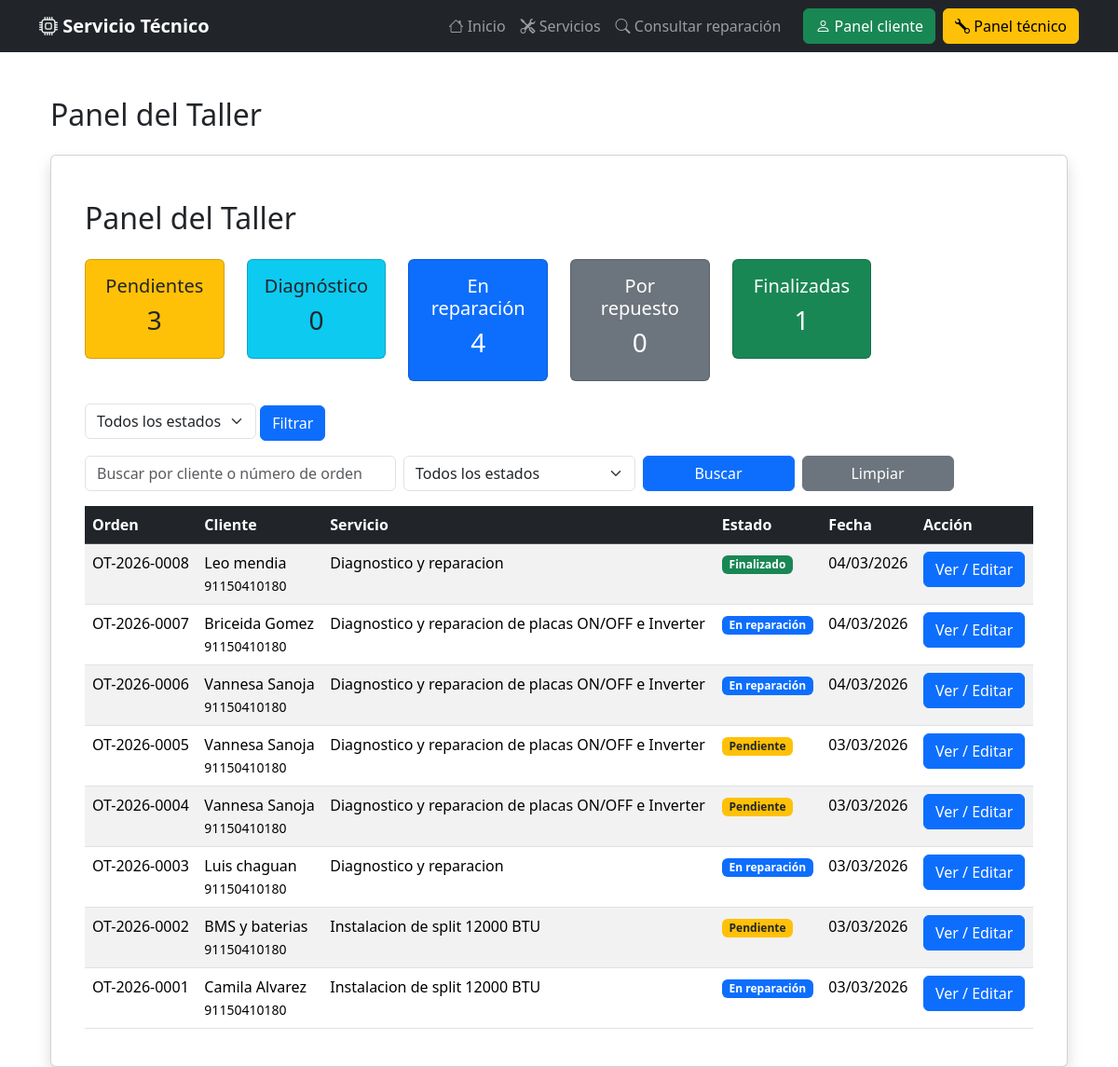
The app's page /panel-taller/ with its own data.
### services/models.py (models this page shows, shortened)
class ContactRequest(models.Model):
    STATUS_CHOICES = [
    ('pendiente', 'Pendiente'),
    ('diagnostico', 'En diagnóstico'),
    ('proceso', 'En reparación'),
    ('espera', 'Esperando repuesto'),
    ('finalizado', 'Finalizado'),
]
    order_number = models.CharField(max_length=20, unique=True, blank=True)
    service = models.ForeignKey(Service, on_delete=models.CASCADE)
    name = models.CharField(max_length=100)
    phone = models.CharField(max_length=50)
    email = models.EmailField()
    service = models.ForeignKey(Service, on_delete=models.CASCADE)
    message = models.TextField()
    image = models.ImageField(upload_to='contact_images/', blank=True, null=True)
    status = models.CharField(
        max_length=20,
        choices=STATUS_CHOICES,
        default='pendiente'
    )
    created_at = models.DateTimeField(auto_now_add=True)
    diagnostic = models.TextField(blank=True, null=True)
    repair_cost = models.DecimalField(max_digits=10, decimal_places=2, blank=True, null=True)

class Service(models.Model):
    category = models.ForeignKey(Category, on_delete=models.CASCADE)
    title = models.CharField(max_length=200)
    description = models.TextField()
    estimated_time = models.CharField(max_length=100, blank=True)
    reference_price = models.CharField(max_length=100, blank=True)
    image = models.ImageField(upload_to='services_images/', blank=True, null=True)
    created_at = models.DateTimeField(auto_now_add=True)

### services/views.py (the view)
# urls.py: path("panel-taller/", views.workshop_panel, name="workshop_panel"),
def workshop_panel(request):
    buscar = request.GET.get("buscar")
    status = request.GET.get("status")
    orders = ContactRequest.objects.all()
    if buscar:
        orders = orders.filter(
            Q(name__icontains=buscar) |
            Q(id__startswith=buscar)
        )
    if status:
        orders = orders.filter(status=status)
    orders = orders.order_by("-created_at")
    pendientes = ContactRequest.objects.filter(status="pendiente").count()
    diagnostico = ContactRequest.objects.filter(status="diagnostico").count()
    proceso = ContactRequest.objects.filter(status="proceso").count()
    espera = ContactRequest.objects.filter(status="espera").count()
    finalizado = ContactRequest.objects.filter(status="finalizado").count()
    return render(request, "services/workshop_panel.html", {
        "orders": orders,
        "pendientes": pendientes,
        "diagnostico": diagnostico,
        "proceso": proceso,
        "espera": espera,
        "finalizado": finalizado
    })

### services/templates/services/workshop_panel.html (shortened to what this page needs)
{% extends "services/base.html" %}
{% block content %}
<div class="container mt-5">
    <h2 class="mb-4">Panel del Taller</h2>
    <div class="card shadow p-4">
        <div class="container mt-4">
            <h2 class="mb-4">Panel del Taller</h2>
            <div class="row text-center mb-4">
                <div class="col-md-2">
                    <div class="card bg-warning">
                        <div class="card-body">
                            <h5>Pendientes</h5>
                            <h3>{{ pendientes }}</h3>
                        </div>
                    </div>
                </div>
                <div class="col-md-2">
                    <div class="card bg-info">
                        <div class="card-body">
                            <h5>Diagnóstico</h5>
                            <h3>{{ diagnostico }}</h3>
                        </div>
                    </div>
                </div>
                <div class="col-md-2">
                    <div class="card bg-primary text-white">
                        <div class="card-body">
                            <h5>En reparación</h5>
                            <h3>{{ proceso }}</h3>
                        </div>
                    </div>
                </div>
                <div class="col-md-2">
                    <div class="card bg-secondary text-white">
                        <div class="card-body">
                            <h5>Por repuesto</h5>
                            <h3>{{ espera }}</h3>
                        </div>
                    </div>
                </div>
                <div class="col-md-2">
                    <div class="card bg-success text-white">
                        <div class="card-body">
                            <h5>Finalizadas</h5>
                            <h3>{{ finalizado }}</h3>
                        </div>
                    </div>
                </div>
        </div>
        <div class="mb-3">
            <form method="GET">
                <select name="status" class="form-select w-auto d-inline">
                    <option value="">Todos los estados</option>
                </select>
                <button type="submit" class="btn btn-primary">
                    Filtrar
                </button>
            </form>
        </div>
        <form method="get" class="row g-2 mb-3">
            <div class="col-md-4">
                <input type="text"
                name="buscar"
                class="form-control"
                placeholder="Buscar por cliente o número de orden"
                value="{{ request.GET.buscar }}">
            </div>
            <div class="col-md-3">
                <select name="status" class="form-select">
                    <option value="">Todos los estados</option>
                </select>
            </div>
            <div class="col-md-2">
                <button type="submit" class="btn btn-primary w-100">
                    Buscar
                </button>
            </div>
            <div class="col-md-2">
                <a href="{% url 'workshop_panel' %}" class="btn btn-secondary w-100">
                    Limpiar
                </a>
            </div>
        </form>
        <table class="table table-striped table-hover">
            <thead class="table-dark">
                <tr>
                    <th>Orden</th>
                    <th>Cliente</th>
                    <th>Servicio</th>
                    <th>Estado</th>
                    <th>Fecha</th>
                    <th>Acción</th>
                </tr>
            </thead>
            <tbody>
                {% for order in orders %}
                <tr>
                    <td>{{ order.order_number }}</td>
                    <td>
                        {{ order.name }} <br>
                        <small>{{ order.phone }}</small>
                    </td>
                    <td>{{ order.service.title }}</td>
                    <td>
                        {% if order.status == "pendiente" %}
                            <span class="badge bg-warning text-dark">Pendiente</span>
                        {% elif order.status == "diagnostico" %}
                            <span class="badge bg-info text-dark">Diagnóstico</span>
                        {% elif order.status == "proceso" %}
                            <span class="badge bg-primary">En reparación</span>
                        {% elif order.status == "espera" %}
                            <span class="badge bg-secondary">Por repuesto</span>
                        {% elif order.status == "finalizado" %}
                            <span class="badge bg-success">Finalizado</span>
                        {% endif %}
                    </td>
                    <td>{{ order.created_at|date:"d/m/Y" }}</td>
                    <td>
                        <a href="{% url 'update_order' order.id %}" class="btn btn-primary">
                            Ver / Editar
                        </a>
                    </td>
                </tr>
                {% empty %}
                <tr>
                    <td colspan="6" class="text-center">
                        No hay órdenes registradas
                    </td>
                </tr>
                {% endfor %}
            </tbody>
        </table>
    </div>
</div>
{% endblock %}

### records on screen
ContactRequest: order_number "OT-2026-0008", name "Leo mendia", phone "91150410180", service "Diagnostico y reparacion", status "Finalizado", created_at "04/03/2026"
ContactRequest: order_number "OT-2026-0007", name "Briceida Gomez", phone "91150410180", service "Diagnostico y reparacion de placas ON/OFF e Inverter", status "En reparación", created_at "04/03/2026"
ContactRequest: order_number "OT-2026-0006", name "Vannesa Sanoja", phone "91150410180", service "Diagnostico y reparacion de placas ON/OFF e Inverter", status "En reparación", created_at "04/03/2026"
ContactRequest: order_number "OT-2026-0005", name "Vannesa Sanoja", phone "91150410180", service "Diagnostico y reparacion de placas ON/OFF e Inverter", status "Pendiente", created_at "03/03/2026"
ContactRequest: order_number "OT-2026-0004", name "Vannesa Sanoja", phone "91150410180", service "Diagnostico y reparacion de placas ON/OFF e Inverter", status "Pendiente", created_at "03/03/2026"
ContactRequest: order_number "OT-2026-0003", name "Luis chaguan", phone "91150410180", service "Diagnostico y reparacion", status "En reparación", created_at "03/03/2026"
ContactRequest: order_number "OT-2026-0002", name "BMS y baterias", phone "91150410180", service "Instalacion de split 12000 BTU", status "Pendiente", created_at "03/03/2026"
ContactRequest: order_number "OT-2026-0001", name "Camila Alvarez", phone "91150410180", service "Instalacion de split 12000 BTU", status "En reparación", created_at "03/03/2026"

### other values on screen
{{ pendientes }} "3"
{{ diagnostico }} "0"
{{ proceso }} "4"
{{ espera }} "0"
{{ finalizado }} "1"
